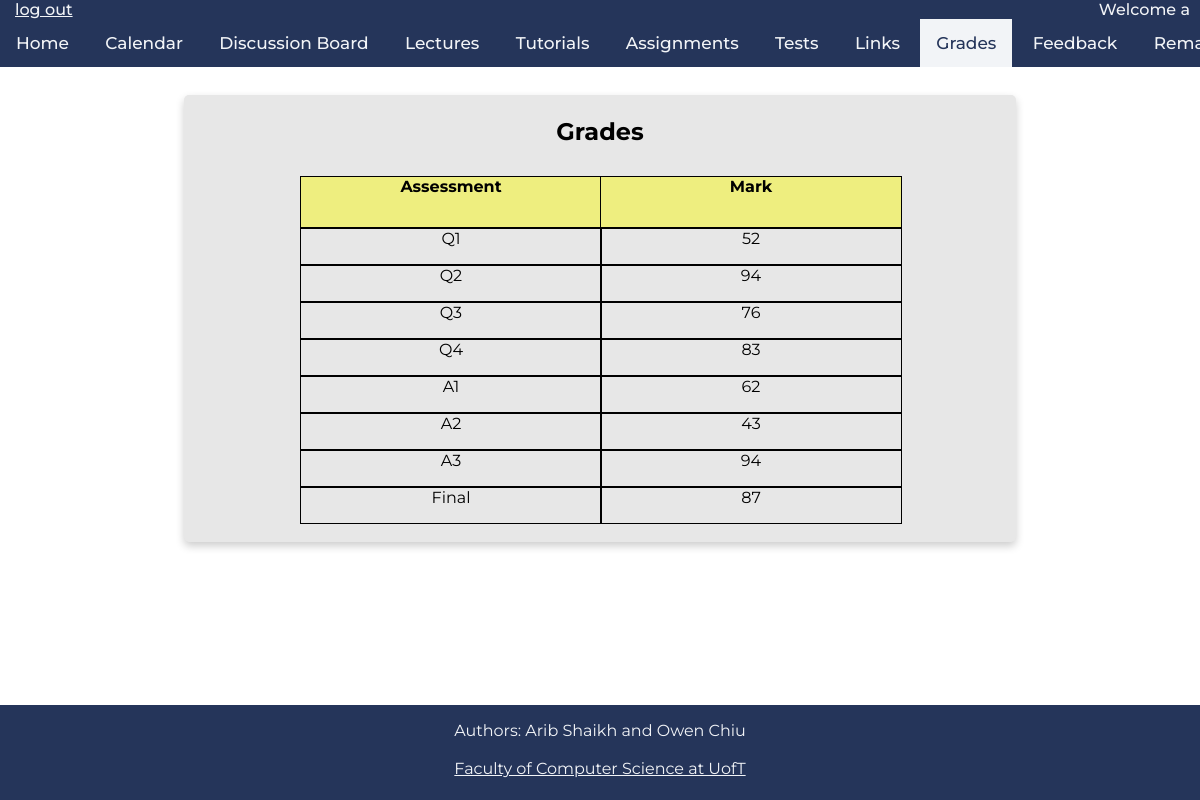
Page /grades (signed in) on the committed database.
### tables this page shows
CREATE TABLE marks(
	username VARCHAR(256) NOT NULL,
	mark_id VARCHAR(256) NOT NULL,
	mark INTEGER NOT NULL,
	FOREIGN KEY(username) REFERENCES students(username),
	CHECK (mark_id IN ('Q1', 'Q2', 'Q3', 'Q4', 'A1', 'A2', 'A3', 'Final')),
	CHECK (mark > -1 and mark <101)
	);

### app.py (the view, shortened to what this page needs)
@app.route('/grades')
def retrieveGrades():
	if 'username' in session:
		user_id = session["username"]
		student_session = session.get('student')
		instructor_session = session.get('instructor')
		db = get_db()
		db.row_factory = make_dicts
		if student_session:
			student_grades = query_db(
				"SELECT mark_id, mark FROM marks WHERE username = ?",[session['username']] , one=False)
			db.close()
			return render_template("grades.html", student_grades = student_grades, user_id = user_id)
	return redirect(url_for('login'))

### app.py (called while the page is built)
def get_db():
    db = getattr(g, '_database', None)
    if db is None:
        db = g._database = sqlite3.connect(DATABASE)
    return db

def make_dicts(cursor, row):
    return dict((cursor.description[idx][0], value)
                for idx, value in enumerate(row))

def query_db(query, args=(), one=False):
    cur = get_db().execute(query, args)
    rv = cur.fetchall()
    cur.close()
    return (rv[0] if rv else None) if one else rv

@app.teardown_appcontext
def close_connection(exception):
    db = getattr(g, '_database', None)
    if db is not None:
        db.close()

### templates/grades.html (shortened to what this page needs)
<!DOCTYPE html>
<html>
    <head>
        <link rel="stylesheet" href="../static/css/main.css" />
        <link rel="stylesheet" href="../static/css/grades.css" />
        <link rel="stylesheet" href="../static/css/navbar_footer.css" />
    </head>
    <body>
        <div class="navbar">
            <a class="logout" href="./logout">log out</a>
            <p class="welcomeName">Welcome {{user_id}}</p>
            <br>
            <div class="links">
                <a href="./">Home</a>
                <a href="./calendar">Calendar</a>
                <a href="https://piazza.com/class/kk052lckppx73x" target="_blank">Discussion Board</a>
                <a href="./lectures">Lectures</a>
                <a href="./tutorials">Tutorials</a>
                <a href="./assignments">Assignments</a>
                <a href="./tests">Tests</a>
                <a href="./links">Links</a>
                <a href="./grades" class="active-page" >Grades</a>
                <a href="./feedback">Feedback</a>
                <a href="./remark">Remark Request</a>
            </div>
        </div>
        {% if session['student'] %}
        <div class='Box'>
                <h2>Grades</h2>
                <div class="table">
                        <div class="column">
                            <div class="headerrow">Assessment</div>
                            {% for grades in student_grades %}
                            <div class="row">{{grades['mark_id']}}</div>
                            {% endfor %}
                        </div>
                        <div class="column">
                                <div class="headerrow">Mark</div>
                            {% for grades in student_grades %}
                            <div class="row">{{grades['mark']}}</div>
                            {% endfor %}
                        </div>
                </div>
        </div>
        {% endif %}
        <footer>
                <p>Authors: Arib Shaikh and Owen Chiu<br>
                <br>
                <a href="https://web.cs.toronto.edu/" target="_blank">Faculty of Computer Science at UofT</a></p>
            </footer>
    </body>

### static/css/main.css (style rules this page uses)
html { font-family: 'Montserrat', sans-serif; }
body { height:100vh; margin: 0px; display:flex; flex-direction:column; text-align: center; }
.Box { background-color: rgb(231, 231, 231); display: flex; flex-direction: column; flex-grow: 1; margin:0px auto; margin-bottom: 12px; box-shadow: 0 4px 8px 0 rgba(0, 0, 0, 0.2); transition: 0.3s; border-radius: 5px; padding: 2px 16px; text-align: center; justify-content: center; align-items: center; width: 800px; }

### static/css/grades.css (style rules this page uses)
.Box { flex-grow: 0; margin-top: 95px; margin-bottom: 50px; }
.table { display: flex; margin: auto; margin-top: 10px; width: 75%; }
.column { margin-bottom: 1em; width: 100%; }
.row { border: 1px black solid; height: 35px; margin: auto; width: 100%; text-align: center; padding: 0 0; }
.headerrow { border: 1px black solid; height: 50px; margin: auto; width: 100%; text-align: center; padding: 0 0; font-weight: bold; background-color: rgb(238, 238, 127); }

### static/css/navbar_footer.css (style rules this page uses)
.navbar { background-color: #25355A; overflow: auto; white-space: nowrap; position: fixed; top: 0; font-weight: 500; width: 100%; margin-left: 0px; text-align: left; }
.logout { padding-left: 5px; padding-bottom: 5px; margin-left: 10px; color:#F2F4F7; position: absolute; top:0; left:0; }
.welcomeName { padding-left: 5px; padding-bottom: 5px; padding-right: 10px; margin-top:0; margin-right:0; color:#F2F4F7; position: absolute; top:0; right:0; }
.links { text-align: center; }
.links a { display: inline-block; color: #F2F4F7; text-align: center; padding: 14px 16px; text-decoration: none; font-size: 17px; }
.links a.active-page { background-color: #F2F4F7; color: #25355A; }
footer { min-height:95px; margin-top: auto; text-align: center; background-color: #25355A; color: #F2F4F7; }
footer a { color: #F2F4F7; margin-bottom: 10px; }
footer p { margin-right: 0px; margin-left: 0px; }

### rows in the picture
marks: mark_id "Q1", mark "52"
marks: mark_id "Q2", mark "94"
marks: mark_id "Q3", mark "76"
marks: mark_id "Q4", mark "83"
marks: mark_id "A1", mark "62"
marks: mark_id "A2", mark "43"
marks: mark_id "A3", mark "94"
marks: mark_id "Final", mark "87"

### other values in the picture
{{ user_id }} "a"
